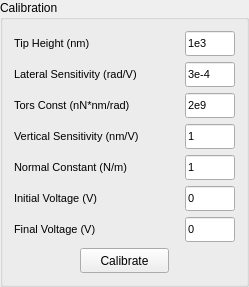
             <widget class="QGroupBox" name="groupBox">
              <property name="title">
               <string>Calibration</string>
              </property>
              <layout class="QGridLayout" name="gridLayout">
               <item row="0" column="0">
                <layout class="QVBoxLayout" name="verticalLayout_2">
                 <item>
                  <layout class="QHBoxLayout" name="horizontalLayout_3">
                   <item>
                    <widget class="QLabel" name="label_5">
                     <property name="minimumSize">
                      <size>
                       <width>90</width>
                       <height>0</height>
                      </size>
                     </property>
                     <property name="font">
                      <font>
                       <pointsize>8</pointsize>
                      </font>
                     </property>
                     <property name="text">
                      <string>Tip Height (nm)</string>
                     </property>
                    </widget>
                   </item>
                   <item>
                    <spacer name="horizontalSpacer_2">
                     <property name="orientation">
                      <enum>Qt::Horizontal</enum>
                     </property>
                     <property name="sizeHint" stdset="0">
                      <size>
                       <width>40</width>
                       <height>20</height>
                      </size>
                     </property>
                    </spacer>
                   </item>
                   <item>
                    <widget class="QLineEdit" name="lineEditTipHeight">
                     <property name="minimumSize">
                      <size>
                       <width>50</width>
                       <height>25</height>
                      </size>
                     </property>
                     <property name="maximumSize">
                      <size>
                       <width>50</width>
                       <height>25</height>
                      </size>
                     </property>
                     <property name="font">
                      <font>
                       <pointsize>8</pointsize>
                      </font>
                     </property>
                     <property name="text">
                      <string>1e3</string>
                     </property>
                    </widget>
                   </item>
                  </layout>
                 </item>
                 <item>
                  <layout class="QHBoxLayout" name="horizontalLayout_6">
                   <item>
                    <widget class="QLabel" name="label_6">
                     <property name="minimumSize">
                      <size>
                       <width>90</width>
                       <height>0</height>
                      </size>
                     </property>
                     <property name="font">
                      <font>
                       <pointsize>8</pointsize>
                      </font>
                     </property>
                     <property name="text">
                      <string>&lt;html&gt;&lt;head/&gt;&lt;body&gt;&lt;p&gt;Lateral Sensitivity (rad/V)&lt;/p&gt;&lt;/body&gt;&lt;/html&gt;</string>
                     </property>
                    </widget>
                   </item>
                   <item>
                    <spacer name="horizontalSpacer_3">
                     <property name="orientation">
                      <enum>Qt::Horizontal</enum>
                     </property>
                     <property name="sizeHint" stdset="0">
                      <size>
                       <width>40</width>
                       <height>20</height>
                      </size>
                     </property>
                    </spacer>
                   </item>
                   <item>
                    <widget class="QLineEdit" name="lineEditLatSens">
                     <property name="minimumSize">
                      <size>
                       <width>50</width>
                       <height>25</height>
                      </size>
                     </property>
                     <property name="maximumSize">
                      <size>
                       <width>50</width>
                       <height>25</height>
                      </size>
                     </property>
                     <property name="font">
                      <font>
                       <pointsize>8</pointsize>
                      </font>
                     </property>
                     <property name="text">
                      <string>3e-4</string>
                     </property>
                    </widget>
                   </item>
                  </layout>
                 </item>
                 <item>
                  <layout class="QHBoxLayout" name="horizontalLayout_7">
                   <item>
                    <widget class="QLabel" name="label_7">
                     <property name="minimumSize">
                      <size>
                       <width>90</width>
                       <height>0</height>
                      </size>
                     </property>
                     <property name="font">
                      <font>
                       <pointsize>8</pointsize>
                      </font>
                     </property>
                     <property name="text">
                      <string>&lt;html&gt;&lt;head/&gt;&lt;body&gt;&lt;p&gt;Tors Const (nN*nm/rad)&lt;/p&gt;&lt;/body&gt;&lt;/html&gt;</string>
                     </property>
                    </widget>
                   </item>
                   <item>
                    <spacer name="horizontalSpacer_4">
                     <property name="orientation">
                      <enum>Qt::Horizontal</enum>
                     </property>
                     <property name="sizeHint" stdset="0">
                      <size>
                       <width>40</width>
                       <height>20</height>
                      </size>
                     </property>
                    </spacer>
                   </item>
                   <item>
                    <widget class="QLineEdit" name="lineEditTorsConst">
                     <property name="minimumSize">
                      <size>
                       <width>50</width>
                       <height>25</height>
                      </size>
                     </property>
                     <property name="maximumSize">
                      <size>
                       <width>50</width>
                       <height>25</height>
                      </size>
                     </property>
                     <property name="font">
                      <font>
                       <pointsize>8</pointsize>
                      </font>
                     </property>
                     <property name="text">
                      <string>2e9</string>
                     </property>
                    </widget>
                   </item>
                  </layout>
                 </item>
                 <item>
                  <layout class="QHBoxLayout" name="horizontalLayout_8">
                   <item>
                    <widget class="QLabel" name="label_8">
                     <property name="minimumSize">
                      <size>
                       <width>90</width>
                       <height>0</height>
                      </size>
                     </property>
                     <property name="font">
                      <font>
                       <pointsize>8</pointsize>
                      </font>
                     </property>
                     <property name="text">
                      <string>&lt;html&gt;&lt;head/&gt;&lt;body&gt;&lt;p&gt;Vertical Sensitivity (nm/V)&lt;/p&gt;&lt;/body&gt;&lt;/html&gt;</string>
                     </property>
                    </widget>
                   </item>
                   <item>
                    <spacer name="horizontalSpacer_5">
                     <property name="orientation">
                      <enum>Qt::Horizontal</enum>
                     </property>
                     <property name="sizeHint" stdset="0">
                      <size>
                       <width>40</width>
                       <height>20</height>
                      </size>
                     </property>
                    </spacer>
                   </item>
                   <item>
                    <widget class="QLineEdit" name="lineEditVertSens">
                     <property name="minimumSize">
                      <size>
                       <width>50</width>
                       <height>25</height>
                      </size>
                     </property>
                     <property name="maximumSize">
                      <size>
                       <width>50</width>
                       <height>25</height>
                      </size>
                     </property>
                     <property name="font">
                      <font>
                       <pointsize>8</pointsize>
                      </font>
                     </property>
                     <property name="text">
                      <string>1</string>
                     </property>
                    </widget>
                   </item>
                  </layout>
                 </item>
                 <item>
                  <layout class="QHBoxLayout" name="horizontalLayout_9">
                   <item>
                    <widget class="QLabel" name="label_9">
                     <property name="minimumSize">
                      <size>
                       <width>90</width>
                       <height>0</height>
                      </size>
                     </property>
                     <property name="font">
                      <font>
                       <pointsize>8</pointsize>
                      </font>
                     </property>
                     <property name="text">
                      <string>&lt;html&gt;&lt;head/&gt;&lt;body&gt;&lt;p&gt;Normal Constant (N/m)&lt;/p&gt;&lt;/body&gt;&lt;/html&gt;</string>
                     </property>
                    </widget>
                   </item>
                   <item>
                    <spacer name="horizontalSpacer_6">
                     <property name="orientation">
                      <enum>Qt::Horizontal</enum>
                     </property>
                     <property name="sizeHint" stdset="0">
                      <size>
                       <width>40</width>
                       <height>20</height>
                      </size>
                     </property>
                    </spacer>
                   </item>
                   <item>
                    <widget class="QLineEdit" name="lineEditNormConst">
                     <property name="sizePolicy">
                      <sizepolicy hsizetype="Preferred" vsizetype="Preferred">
                       <horstretch>0</horstretch>
                       <verstretch>0</verstretch>
                      </sizepolicy>
                     </property>
                     <property name="minimumSize">
                      <size>
                       <width>50</width>
                       <height>25</height>
                      </size>
                     </property>
                     <property name="maximumSize">
                      <size>
                       <width>50</width>
                       <height>25</height>
                      </size>
                     </property>
                     <property name="font">
                      <font>
                       <pointsize>8</pointsize>
                      </font>
                     </property>
                     <property name="text">
                      <string>1</string>
                     </property>
                    </widget>
                   </item>
                  </layout>
                 </item>
                 <item>
                  <layout class="QHBoxLayout" name="horizontalLayout_10">
                   <item>
                    <widget class="QLabel" name="label_12">
                     <property name="minimumSize">
                      <size>
                       <width>90</width>
                       <height>0</height>
                      </size>
                     </property>
                     <property name="font">
                      <font>
                       <pointsize>8</pointsize>
                      </font>
                     </property>
                     <property name="text">
                      <string>&lt;html&gt;&lt;head/&gt;&lt;body&gt;&lt;p&gt;Initial Voltage (V)&lt;/p&gt;&lt;/body&gt;&lt;/html&gt;</string>
                     </property>
                    </widget>
                   </item>
                   <item>
                    <spacer name="horizontalSpacer_7">
                     <property name="orientation">
                      <enum>Qt::Horizontal</enum>
                     </property>
                     <property name="sizeHint" stdset="0">
                      <size>
                       <width>40</width>
                       <height>20</height>
                      </size>
                     </property>
                    </spacer>
                   </item>
                   <item>
                    <widget class="QLineEdit" name="lineEditInitV">
                     <property name="minimumSize">
                      <size>
                       <width>50</width>
                       <height>25</height>
                      </size>
                     </property>
                     <property name="maximumSize">
                      <size>
                       <width>50</width>
                       <height>25</height>
                      </size>
                     </property>
                     <property name="font">
                      <font>
                       <pointsize>8</pointsize>
                      </font>
                     </property>
                     <property name="text">
                      <string>0</string>
                     </property>
                    </widget>
                   </item>
                  </layout>
                 </item>
                 <item>
                  <layout class="QHBoxLayout" name="horizontalLayout_17">
                   <item>
                    <widget class="QLabel" name="label_13">
                     <property name="minimumSize">
                      <size>
                       <width>90</width>
                       <height>0</height>
                      </size>
                     </property>
                     <property name="font">
                      <font>
                       <pointsize>8</pointsize>
                      </font>
                     </property>
                     <property name="text">
                      <string>&lt;html&gt;&lt;head/&gt;&lt;body&gt;&lt;p&gt;Final Voltage (V)&lt;/p&gt;&lt;/body&gt;&lt;/html&gt;</string>
                     </property>
                    </widget>
                   </item>
                   <item>
                    <spacer name="horizontalSpacer_8">
                     <property name="orientation">
                      <enum>Qt::Horizontal</enum>
                     </property>
                     <property name="sizeHint" stdset="0">
                      <size>
                       <width>40</width>
                       <height>20</height>
                      </size>
                     </property>
                    </spacer>
                   </item>
                   <item>
                    <widget class="QLineEdit" name="lineEditFinalV">
                     <property name="minimumSize">
                      <size>
                       <width>50</width>
                       <height>25</height>
                      </size>
                     </property>
                     <property name="maximumSize">
                      <size>
                       <width>50</width>
                       <height>25</height>
                      </size>
                     </property>
                     <property name="font">
                      <font>
                       <pointsize>8</pointsize>
                      </font>
                     </property>
                     <property name="text">
                      <string>0</string>
                     </property>
                    </widget>
                   </item>
                  </layout>
                 </item>
                 <item>
                  <layout class="QHBoxLayout" name="horizontalLayout_11">
                   <item>
                    <spacer name="horizontalSpacer_55">
                     <property name="orientation">
                      <enum>Qt::Horizontal</enum>
                     </property>
                     <property name="sizeHint" stdset="0">
                      <size>
                       <width>17</width>
                       <height>20</height>
                      </size>
                     </property>
                    </spacer>
                   </item>
                   <item>
                    <widget class="QPushButton" name="pushButtonCalibrate">
                     <property name="minimumSize">
                      <size>
                       <width>89</width>
                       <height>25</height>
                      </size>
                     </property>
                     <property name="maximumSize">
                      <size>
                       <width>89</width>
                       <height>25</height>
                      </size>
                     </property>
                     <property name="font">
                      <font>
                       <pointsize>9</pointsize>
                      </font>
                     </property>
                     <property name="text">
                      <string>Calibrate</string>
                     </property>
                    </widget>
                   </item>
                   <item>
                    <spacer name="horizontalSpacer_37">
                     <property name="orientation">
                      <enum>Qt::Horizontal</enum>
                     </property>
                     <property name="sizeHint" stdset="0">
                      <size>
                       <width>17</width>
                       <height>20</height>
                      </size>
                     </property>
                    </spacer>
                   </item>
                  </layout>
                 </item>
                </layout>
               </item>
              </layout>
             </widget>
